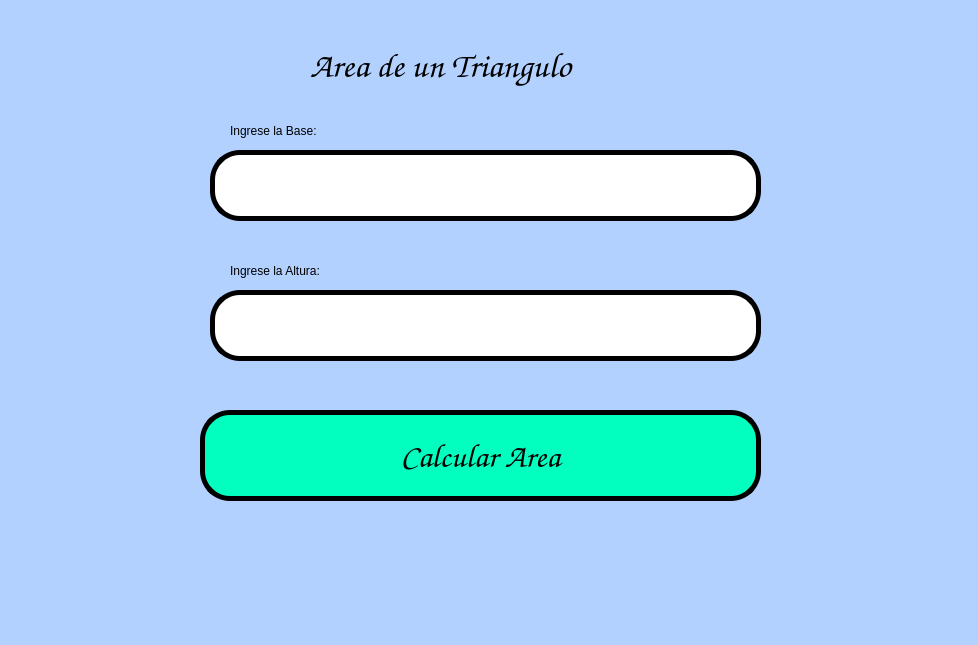
<?xml version="1.0" encoding="UTF-8"?>
<ui version="4.0">
 <class>MainWindow</class>
 <widget class="QMainWindow" name="MainWindow">
  <property name="geometry">
   <rect>
    <x>0</x>
    <y>0</y>
    <width>978</width>
    <height>645</height>
   </rect>
  </property>
  <property name="windowTitle">
   <string>MainWindow</string>
  </property>
  <property name="styleSheet">
   <string notr="true">background-color: rgb(178, 209, 255);</string>
  </property>
  <widget class="QWidget" name="centralwidget">
   <widget class="QPushButton" name="btn_Calcular">
    <property name="geometry">
     <rect>
      <x>200</x>
      <y>410</y>
      <width>561</width>
      <height>91</height>
     </rect>
    </property>
    <property name="palette">
     <palette>
      <active>
       <colorrole role="Button">
        <brush brushstyle="SolidPattern">
         <color alpha="255">
          <red>3</red>
          <green>255</green>
          <blue>192</blue>
         </color>
        </brush>
       </colorrole>
       <colorrole role="Base">
        <brush brushstyle="SolidPattern">
         <color alpha="255">
          <red>3</red>
          <green>255</green>
          <blue>192</blue>
         </color>
        </brush>
       </colorrole>
       <colorrole role="Window">
        <brush brushstyle="SolidPattern">
         <color alpha="255">
          <red>3</red>
          <green>255</green>
          <blue>192</blue>
         </color>
        </brush>
       </colorrole>
      </active>
      <inactive>
       <colorrole role="Button">
        <brush brushstyle="SolidPattern">
         <color alpha="255">
          <red>3</red>
          <green>255</green>
          <blue>192</blue>
         </color>
        </brush>
       </colorrole>
       <colorrole role="Base">
        <brush brushstyle="SolidPattern">
         <color alpha="255">
          <red>3</red>
          <green>255</green>
          <blue>192</blue>
         </color>
        </brush>
       </colorrole>
       <colorrole role="Window">
        <brush brushstyle="SolidPattern">
         <color alpha="255">
          <red>3</red>
          <green>255</green>
          <blue>192</blue>
         </color>
        </brush>
       </colorrole>
      </inactive>
      <disabled>
       <colorrole role="Button">
        <brush brushstyle="SolidPattern">
         <color alpha="255">
          <red>3</red>
          <green>255</green>
          <blue>192</blue>
         </color>
        </brush>
       </colorrole>
       <colorrole role="Base">
        <brush brushstyle="SolidPattern">
         <color alpha="255">
          <red>3</red>
          <green>255</green>
          <blue>192</blue>
         </color>
        </brush>
       </colorrole>
       <colorrole role="Window">
        <brush brushstyle="SolidPattern">
         <color alpha="255">
          <red>3</red>
          <green>255</green>
          <blue>192</blue>
         </color>
        </brush>
       </colorrole>
      </disabled>
     </palette>
    </property>
    <property name="font">
     <font>
      <family>Comic Sans MS</family>
      <pointsize>25</pointsize>
      <weight>9</weight>
      <italic>false</italic>
      <bold>false</bold>
     </font>
    </property>
    <property name="whatsThis">
     <string>&lt;html&gt;&lt;head/&gt;&lt;body&gt;&lt;p&gt;&lt;span style=&quot; color:#ff5500;&quot;&gt;aserfg&lt;/span&gt;&lt;/p&gt;&lt;/body&gt;&lt;/html&gt;</string>
    </property>
    <property name="styleSheet">
     <string notr="true">background-color: rgb(3, 255, 192);
border: 5px solid black;
border-radius: 30px;
font: 75 25pt &quot;Comic Sans MS&quot;;</string>
    </property>
    <property name="text">
     <string>Calcular Area</string>
    </property>
   </widget>
   <widget class="QLabel" name="label">
    <property name="geometry">
     <rect>
      <x>230</x>
      <y>110</y>
      <width>271</width>
      <height>41</height>
     </rect>
    </property>
    <property name="styleSheet">
     <string notr="true">font: 75 18pt &quot;Comic Sans MS&quot;;</string>
    </property>
    <property name="text">
     <string>Ingrese la Base:</string>
    </property>
   </widget>
   <widget class="QLineEdit" name="txt_B">
    <property name="geometry">
     <rect>
      <x>210</x>
      <y>150</y>
      <width>551</width>
      <height>71</height>
     </rect>
    </property>
    <property name="font">
     <font>
      <family>Comic Sans MS</family>
      <pointsize>22</pointsize>
      <weight>50</weight>
      <bold>false</bold>
     </font>
    </property>
    <property name="styleSheet">
     <string notr="true">background-color: rgb(255, 255, 255);
border: 5px solid black;
border-radius: 30px;</string>
    </property>
    <property name="text">
     <string/>
    </property>
   </widget>
   <widget class="QLabel" name="label_2">
    <property name="geometry">
     <rect>
      <x>230</x>
      <y>250</y>
      <width>271</width>
      <height>41</height>
     </rect>
    </property>
    <property name="styleSheet">
     <string notr="true">font: 75 18pt &quot;Comic Sans MS&quot;;</string>
    </property>
    <property name="text">
     <string>Ingrese la Altura:</string>
    </property>
   </widget>
   <widget class="QLineEdit" name="txt_H">
    <property name="geometry">
     <rect>
      <x>210</x>
      <y>290</y>
      <width>551</width>
      <height>71</height>
     </rect>
    </property>
    <property name="font">
     <font>
      <family>Comic Sans MS</family>
      <pointsize>22</pointsize>
      <weight>50</weight>
      <bold>false</bold>
     </font>
    </property>
    <property name="styleSheet">
     <string notr="true">background-color: rgb(255, 255, 255);
border: 5px solid black;
border-radius: 30px;</string>
    </property>
    <property name="text">
     <string/>
    </property>
   </widget>
   <widget class="QLabel" name="label_3">
    <property name="geometry">
     <rect>
      <x>310</x>
      <y>40</y>
      <width>351</width>
      <height>51</height>
     </rect>
    </property>
    <property name="font">
     <font>
      <family>Comic Sans MS</family>
      <pointsize>26</pointsize>
      <weight>9</weight>
      <italic>false</italic>
      <bold>false</bold>
     </font>
    </property>
    <property name="styleSheet">
     <string notr="true">font: 75 26pt &quot;Comic Sans MS&quot;;</string>
    </property>
    <property name="text">
     <string>Area de un Triangulo</string>
    </property>
   </widget>
  </widget>
  <widget class="QMenuBar" name="menubar">
   <property name="geometry">
    <rect>
     <x>0</x>
     <y>0</y>
     <width>978</width>
     <height>21</height>
    </rect>
   </property>
  </widget>
  <widget class="QStatusBar" name="statusbar"/>
 </widget>
 <resources/>
 <connections/>
</ui>
